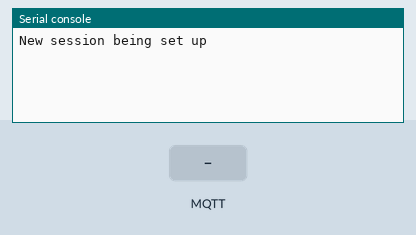
A program run on a simulated MicroPython board. On the bench: the last lines printed to the serial console. The test bench sets the inputs (shaded band). No MQTT or app messages arrive unless stated.

Above: at 4.3 s.
4.4 s: MQTT message "1" arrives on the first subscribed topic
At 5.2 s:
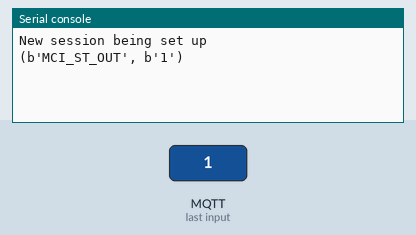
5.9 s: MQTT message "on" arrives on the first subscribed topic
At 6.4 s:
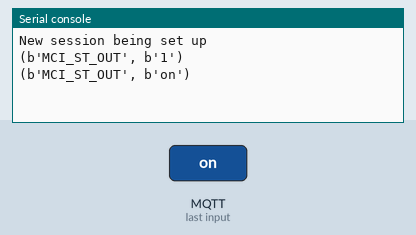
7.4 s: MQTT message "off" arrives on the first subscribed topic
At 8.7 s:
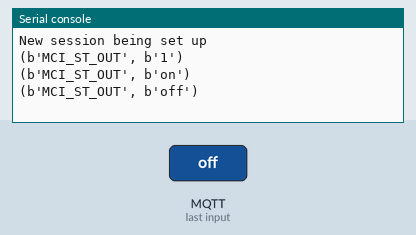

Measured:
- after the input at 4.4 s, the serial console: prints a new line at once (image 1)
- after the input at 5.9 s, the serial console: prints a new line at once (image 2)
- after the input at 7.4 s, the serial console: prints a new line at once (image 3)

The program:

main_mqtt.py
```python
import time
from umqtt.robust import MQTTClient

def sub_cb(topic, msg):
    print((topic, msg))


c = MQTTClient("Prueba_mqtt","10.50.1.153")
c.DEBUG = True
c.set_callback(sub_cb)

time.sleep(3)
if not c.connect(clean_session=False):
    print("New session being set up")
    c.subscribe(b"MCI_ST_OUT")
while 1:
    c.wait_msg()

c.disconnect()
```
